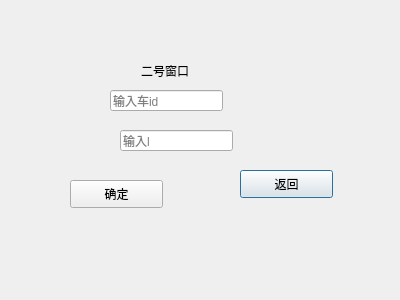
<?xml version="1.0" encoding="UTF-8"?>
<ui version="4.0">
 <class>Dialog2</class>
 <widget class="QDialog" name="Dialog2">
  <property name="geometry">
   <rect>
    <x>0</x>
    <y>0</y>
    <width>400</width>
    <height>300</height>
   </rect>
  </property>
  <property name="windowTitle">
   <string>Dialog</string>
  </property>
  <widget class="QPushButton" name="pushButton">
   <property name="geometry">
    <rect>
     <x>240</x>
     <y>170</y>
     <width>93</width>
     <height>28</height>
    </rect>
   </property>
   <property name="text">
    <string>返回</string>
   </property>
  </widget>
  <widget class="QLabel" name="label">
   <property name="geometry">
    <rect>
     <x>141</x>
     <y>40</y>
     <width>91</width>
     <height>61</height>
    </rect>
   </property>
   <property name="text">
    <string>二号窗口</string>
   </property>
  </widget>
  <widget class="QLineEdit" name="idText">
   <property name="geometry">
    <rect>
     <x>110</x>
     <y>90</y>
     <width>113</width>
     <height>21</height>
    </rect>
   </property>
   <property name="placeholderText">
    <string>输入车id</string>
   </property>
  </widget>
  <widget class="QLineEdit" name="lineEdit">
   <property name="geometry">
    <rect>
     <x>120</x>
     <y>130</y>
     <width>113</width>
     <height>21</height>
    </rect>
   </property>
   <property name="placeholderText">
    <string>输入l</string>
   </property>
  </widget>
  <widget class="QPushButton" name="ok">
   <property name="geometry">
    <rect>
     <x>70</x>
     <y>180</y>
     <width>93</width>
     <height>28</height>
    </rect>
   </property>
   <property name="text">
    <string>确定</string>
   </property>
  </widget>
 </widget>
 <resources/>
 <connections/>
</ui>
